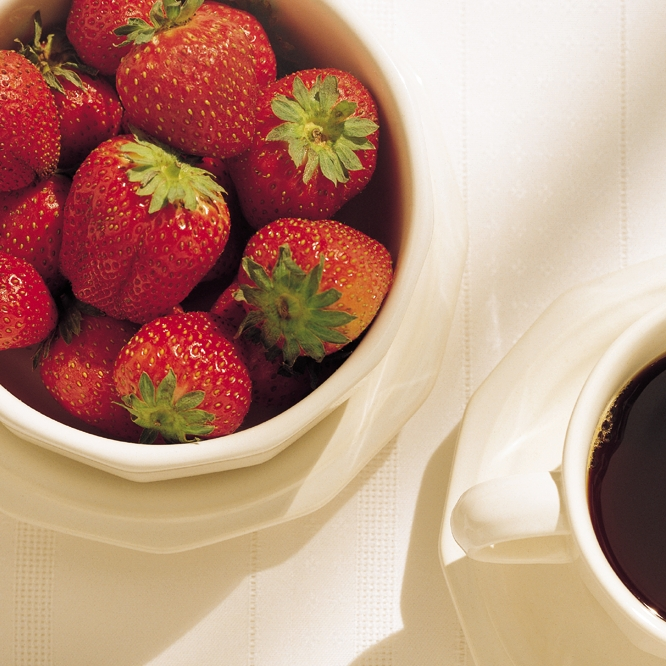
%> input picture strawberry.jpg, 666 x 666 px
$ octave --eval "enhance_red;"   (GNU Octave 9; MATLAB toolbox functions it lacks are replaced by stand-ins)
%> lines starting %> are read from the running program, lines starting %| are printed output that depends on the picture; in (x1, y1, x2, y2) boxes, pixels count from 0 and x2, y2 are one past the last pixel; in counts of white or black regions, pixels touching at a corner belong together; the program's own positions count from 1
%Using histogram and HSV operations to enhance color of a sample image
%(in this case red)

function enhance_red()
image = imread('strawberry.jpg');
%> image is the input picture: size 666x666x3 uint8; mean R, G, B 186.2, 145.9, 126.4
hsv_image = rgb2hsv(image);         %convert to hsv plane
%> hsv_image: size 666x666x3 double; mean H, S, V 0.268, 0.389, 0.73

%observing the hues help observe the color proprtions
hplot = 360.*hsv_image(:,:,1);      %keeping the hue range [1-360]
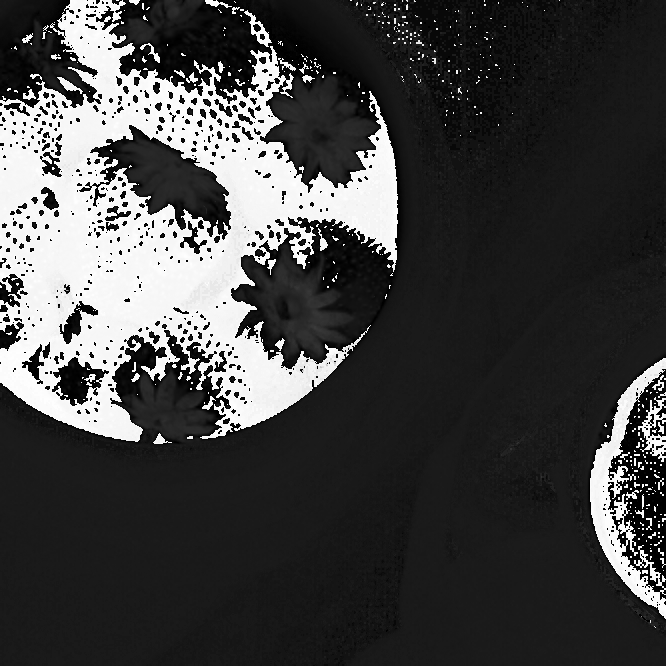
%> hplot: size 666x666 double; min 0, max 359.6, mean 96.5; drawn with min black and max white

bin_edges = 0:360;
N = histc(hplot(:),bin_edges);      %count the values within the bin_edges
%> N = 361 values, max 43263 at index 38, min 0 at index 82, mean 1228.7
hbar = bar(bin_edges(1:end-1),N(1:end-1),'histc'); %plot histogram

set(hbar, 'CData', 1:360, ...           %change colors of the plotted bars according to indexed color
            'CDataMapping', 'direct',... %color mapping and remove
            'EdgeColor','none');            %edge colors

colormap(hsv(360));            %change to hsv color map(360 points)

axis([0 360 0 max(N)])          %change axes limits
xlabel('HSV HUE');              %add x and y labels
ylabel('Bin Counts');

%The plotted curve shows that the red coloured hue is mostly covered in the
%scale of 0-25 and 300-349 with some orange/black/white colors for the rest of the
%map.

no_red_region = (hplot > 15) & (hplot < 340);
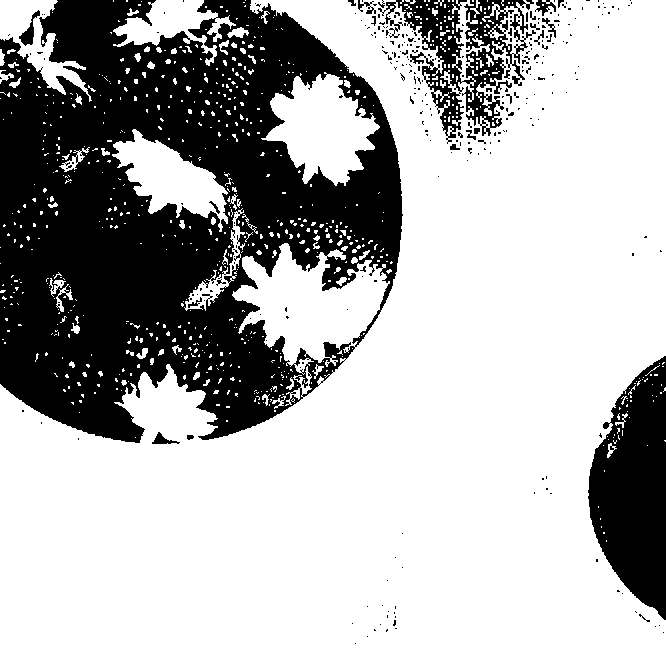
%> no_red_region: size 666x666 logical; 69.1% white; 286 black regions (260 under 20 px), largest, box (x1, y1, x2, y2) and area: (0, 0, 403, 443) 113094, (588, 356, 666, 620) 13834, (378, 0, 536, 144) 7717

%For contrasting out this color, the saturation level of rest of the pixels
%is set to zero.

splot = hsv_image(:,:,2);
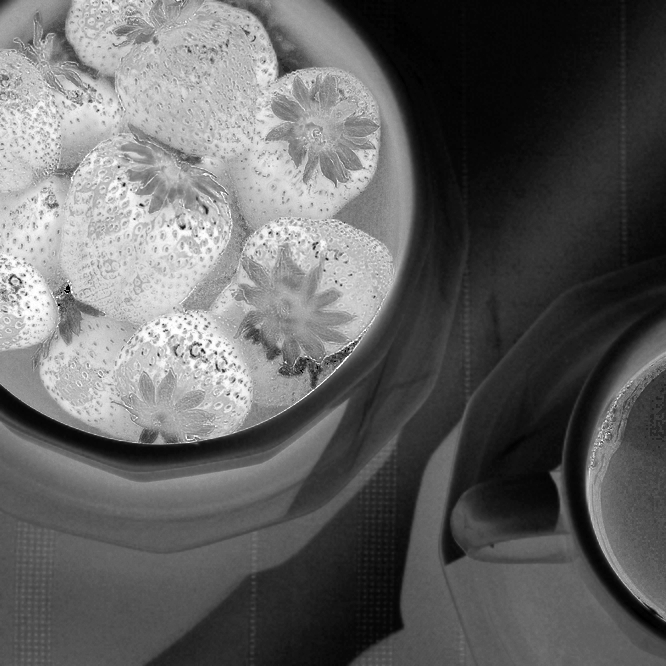
%> splot: size 666x666 double; min 0, max 1, mean 0.389
splot(no_red_region) = 0;       %updating in the hsv image copy only
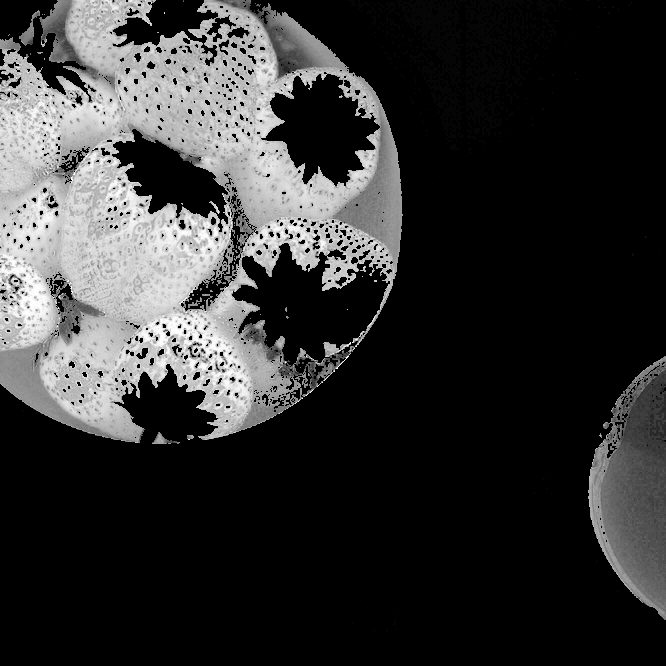
%> splot: size 666x666 double; min 0, max 1, mean 0.2

hsv_image(:,:,2) = splot;       %Hues remain unchanged
%> hsv_image: size 666x666x3 double; mean H, S, V 0.268, 0.2, 0.73
final = hsv2rgb(hsv_image);
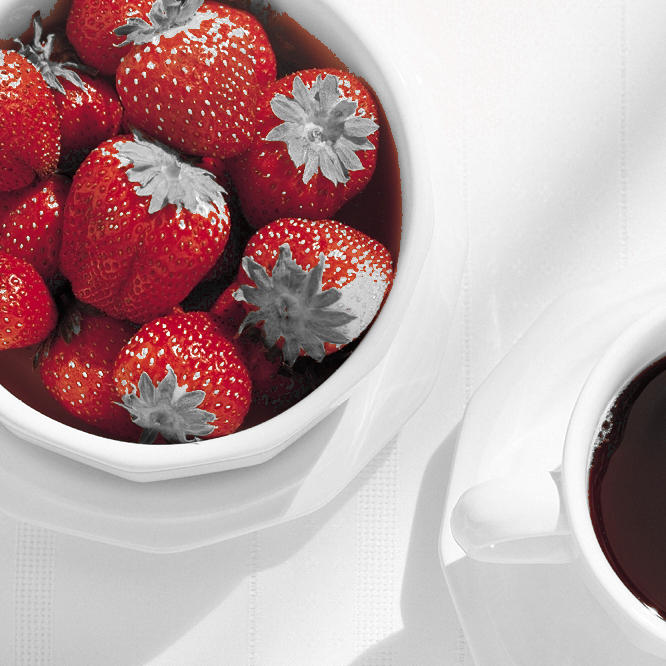
%> final: size 666x666x3 double; mean R, G, B 0.73, 0.629, 0.635

%writing the file into..
imwrite(final,'enhance_final.jpg');
%> `enhance_red;`:
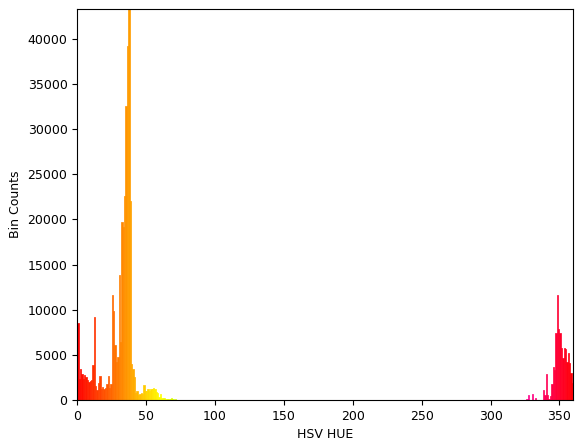
%> figure redrawn from the program's plot data; tallest bar 43263 high, from x = 37 to 38
